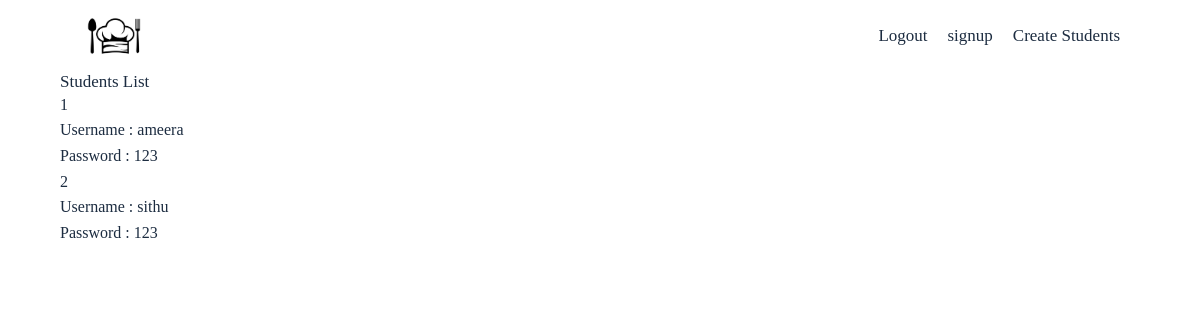
The app's page / (signed in) with its own data.
### posts/models.py (models this page shows, shortened)
class Students(models.Model):
    first_name = models.CharField(max_length=128)
    last_name = models.CharField(max_length=128)
    email = models.CharField(max_length=128)
    password = models.CharField(max_length=128)
    user = models.ForeignKey('auth.User',on_delete=models.CASCADE)
    class Meta:
        verbose_name = "Student"
        verbose_name_plural = "Students"

### web/views.py (the view, shortened to what this page needs)
# urls.py: path('', views.index, name="index"),
def index(request):
    print(request.user.username)
    if (request.user.username == "admin"):
        students = Students.objects.all()
        context = {
            "title" : "Home Page",
            "students": students
        }
        return render(request, 'web/index.html',context=context)

### templates/web/index.html (shortened to what this page needs)
<!DOCTYPE html>
<html lang="en">
<head>
    {% load static %}
    <link rel="stylesheet" href="{% static '../../static/css/style.css' %}">
</head>
<body>
    <section class="wrapper">
        <header>
            <div class="left">
                <img src="{% static '../../static/images/logo.png' %}" alt="image">
            </div>
            <div class="right">
                <ul>
                    {% if request.user.is_authenticated %}
                    <li>
                        <a href="{% url 'users:logout' %}">Logout</a>
                    </li>
                    {% else %}
                    <li>
                        <a href="{% url 'users:login' %}">Login</a>
                    </li>
                    {% endif %}
                    <li>
                        <a href="{% url 'users:login' %}">signup</a>
                    </li>
                    <li>
                        <a href="{% url 'users:create_student' %}">Create Students</a>
                    </li>
                </ul>
            </div>
        </header>
        <section>
            <h4>Students List</h4>
            <ul>
                {% for student in students %}
                <li>
                    <p>{{forloop.counter}}</p>
                    <p>Username : {{student.user}}</p>
                    <p>Password : {{student.password}}</p>
                </li>
                {% endfor %}
            </ul>
        </section>
    </section>
</body>
</html>

### static/css/style.css (style rules this page uses)
* { margin: 0; padding: 0; border: 0; vertical-align: baseline; background: transparent; font-weight: normal; text-decoration: none; outline: none; -webkit-box-sizing: border-box; -moz-box-sizing: border-box; box-sizing: border-box; font-family: "Gordita Regular"; }
ol, ul { list-style: none; }
body { font-size: 17px; color: #1c2c40; overflow-x: hidden; min-width: 320px; font-weight: 400; }
a { color: #1c2c40; }
p { line-height: 1.6em; font-size: 16px; font-weight: 400; }
.wrapper { width: 90%; margin: 0 auto; max-width: 1500px; }
header { display: flex; justify-content: space-between; align-items: center; }
header div.left { display: flex; width: 10%; }
header div.left img { width: 100%; display: block; }
header div.right { display: flex; }
header div.right ul { display: flex; justify-content: space-between; }
header div.right ul li { margin-right: 20px; }

### records on screen
Students: user "ameera", password "123"
Students: user "sithu", password "123"
